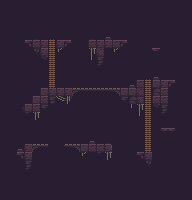

The image is a tile-based game level rendered from a .tmx file. Its description and complete source (layers, tilesets, objects, tile grids) follow:
An orthogonal 24x25 tile map with 8x8 px tiles, 1 tile layer (tilemap) and 32 objects (19x solid, 3x platform, 2x stair, 2x dwarf, potion, ...).

<map version="1.10" tiledversion="1.11.0" orientation="orthogonal" renderorder="right-down" width="24" height="25" tilewidth="8" tileheight="8" infinite="0" backgroundcolor="#291e31" nextlayerid="12" nextobjectid="59">
 <editorsettings>
  <export target="platform.js" format="js" />
 </editorsettings>
 <tileset firstgid="1" name="platformer" tilewidth="8" tileheight="8" tilecount="96" columns="12">
  <image source="../asset/tileset/platformer.png" width="96" height="64" />
  <tile id="24">
   <properties>
    <property name="climb" type="bool" value="true" />
    <property name="top" type="bool" value="true" />
   </properties>
  </tile>
  <tile id="36">
   <properties>
    <property name="climb" type="bool" value="true" />
   </properties>
  </tile>
  <tile id="48">
   <properties>
    <property name="climb" type="bool" value="true" />
   </properties>
  </tile>
 </tileset>
 <layer id="1" name="tilemap" width="24" height="25">
  <data encoding="csv">
0,0,0,0,0,0,0,0,0,0,0,0,0,0,0,0,0,0,0,0,0,0,0,0,
0,0,0,0,0,0,0,0,0,0,0,0,0,0,0,0,0,0,0,0,0,0,0,0,
0,0,0,0,0,0,0,0,0,0,0,0,0,0,0,0,0,0,0,0,0,0,0,0,
0,0,0,0,0,0,0,0,0,0,0,0,0,0,0,0,0,0,0,0,0,0,0,0,
0,0,0,0,52,0,25,0,0,0,0,52,0,50,0,0,0,0,0,0,0,0,0,0,
0,0,0,29,3,4,49,4,2147483677,0,0,3,4,4,3,2147483677,0,0,0,0,0,0,0,0,
0,0,0,0,53,4,49,28,0,0,0,38,16,0,28,0,0,0,0,40,0,0,0,0,
0,0,0,0,0,65,49,0,0,0,0,39,54,0,0,0,0,0,0,0,0,0,0,0,
0,0,0,0,0,0,49,0,0,0,0,0,66,0,0,0,0,0,0,0,0,0,0,0,
0,0,0,0,0,0,49,0,0,0,0,0,0,0,0,0,0,0,25,50,0,0,0,0,
0,0,0,0,0,0,49,0,0,0,0,0,0,0,0,0,50,3,49,2,4,2147483677,0,0,
0,0,0,0,0,2,4,4,4,13,14,14,14,14,15,2,2,16,49,18,3,56,0,0,
0,0,0,0,2,3,54,26,27,0,0,0,0,0,0,17,18,6,49,3,3,44,0,0,
0,0,55,2,3,17,0,0,0,0,0,0,0,0,0,0,39,38,49,65,54,0,0,0,
0,0,0,66,38,0,0,0,0,0,0,0,0,0,0,0,0,39,49,0,66,0,0,0,
0,0,0,0,0,0,0,0,0,0,0,0,0,0,0,0,0,0,49,0,0,0,0,0,
0,0,0,0,0,0,0,0,0,0,0,0,0,0,0,0,0,0,49,0,41,2147483689,0,0,
0,0,0,0,0,0,0,0,0,0,0,50,0,52,0,0,0,0,49,0,0,0,0,0,
0,0,50,4,13,14,0,0,14,15,2,3,3,5,0,0,0,0,49,0,0,0,0,0,
0,0,29,4,0,0,0,0,0,0,28,0,66,38,0,0,0,29,4,56,0,0,0,0,
0,0,0,54,0,0,0,0,0,0,0,0,0,0,0,0,0,0,53,0,0,0,0,0,
0,0,0,66,0,0,0,0,0,0,0,0,0,0,0,0,0,0,0,0,0,0,0,0,
0,0,0,0,0,0,0,0,0,0,0,0,0,0,0,0,0,0,0,0,0,0,0,0,
0,0,0,0,0,0,0,0,0,0,0,0,0,0,0,0,0,0,0,0,0,0,0,0,
0,0,0,0,0,0,0,0,0,0,0,0,0,0,0,0,0,0,0,0,0,0,0,0
</data>
 </layer>
 <objectgroup id="2" name="collisions">
  <properties>
   <property name="collidable" type="bool" value="true" />
  </properties>
  <object id="1" type="solid" x="80" y="144" width="32" height="8">
   <properties>
    <property name="collidable" type="bool" value="true" />
   </properties>
  </object>
  <object id="2" type="solid" x="24" y="144" width="8" height="16">
   <properties>
    <property name="collidable" type="bool" value="true" />
   </properties>
  </object>
  <object id="3" type="solid" x="16" y="152" width="8" height="8">
   <properties>
    <property name="collidable" type="bool" value="true" />
   </properties>
  </object>
  <object id="13" type="solid" x="32" y="40" width="16" height="8">
   <properties>
    <property name="collidable" type="bool" value="true" />
   </properties>
  </object>
  <object id="14" type="solid" x="40" y="48" width="8" height="8">
   <properties>
    <property name="collidable" type="bool" value="true" />
   </properties>
  </object>
  <object id="15" type="solid" x="56" y="40" width="16" height="8">
   <properties>
    <property name="collidable" type="bool" value="true" />
   </properties>
  </object>
  <object id="16" type="solid" x="88" y="40" width="40" height="8">
   <properties>
    <property name="collidable" type="bool" value="true" />
   </properties>
  </object>
  <object id="17" type="solid" x="96" y="48" width="8" height="8">
   <properties>
    <property name="collidable" type="bool" value="true" />
   </properties>
  </object>
  <object id="18" type="solid" x="120" y="88" width="16" height="8">
   <properties>
    <property name="collidable" type="bool" value="true" />
   </properties>
  </object>
  <object id="19" type="solid" x="136" y="80" width="8" height="24">
   <properties>
    <property name="collidable" type="bool" value="true" />
   </properties>
  </object>
  <object id="24" type="solid" x="152" y="80" width="16" height="24">
   <properties>
    <property name="collidable" type="bool" value="true" />
   </properties>
  </object>
  <object id="26" type="solid" x="160" y="128" width="16" height="3">
   <properties>
    <property name="collidable" type="bool" value="true" />
   </properties>
  </object>
  <object id="27" type="solid" x="152" y="48" width="8" height="3">
   <properties>
    <property name="collidable" type="bool" value="true" />
   </properties>
  </object>
  <object id="28" type="solid" x="136" y="152" width="16" height="8">
   <properties>
    <property name="collidable" type="bool" value="true" />
   </properties>
  </object>
  <object id="29" type="solid" x="168" y="80" width="8" height="8">
   <properties>
    <property name="collidable" type="bool" value="true" />
   </properties>
  </object>
  <object id="31" type="solid" x="40" y="88" width="32" height="8">
   <properties>
    <property name="collidable" type="bool" value="true" />
   </properties>
  </object>
  <object id="32" type="solid" x="32" y="96" width="16" height="8">
   <properties>
    <property name="collidable" type="bool" value="true" />
   </properties>
  </object>
  <object id="33" type="solid" x="24" y="104" width="16" height="8">
   <properties>
    <property name="collidable" type="bool" value="true" />
   </properties>
  </object>
  <object id="37" type="solid" x="24" y="40" width="8" height="8">
   <properties>
    <property name="collidable" type="bool" value="true" />
   </properties>
  </object>
 </objectgroup>
 <objectgroup id="7" name="stairs">
  <object id="51" type="stair" x="48" y="39" width="8" height="49">
   <properties>
    <property name="collidable" type="bool" value="true" />
   </properties>
  </object>
  <object id="52" type="stair" x="144" y="79" width="8" height="73">
   <properties>
    <property name="collidable" type="bool" value="true" />
   </properties>
  </object>
 </objectgroup>
 <objectgroup id="3" name="platforms">
  <properties>
   <property name="collidable" type="bool" value="true" />
  </properties>
  <object id="34" type="platform" x="72" y="88" width="48" height="3" />
  <object id="35" type="platform" x="64" y="144" width="16" height="3" />
  <object id="36" type="platform" x="32" y="144" width="16" height="3" />
 </objectgroup>
 <objectgroup id="6" name="entities">
  <object id="43" name="potion_red" type="potion" x="154" y="40" width="4" height="4" />
  <object id="44" name="dwarf_pickaxe" type="dwarf" x="94" y="30" width="4" height="4" />
  <object id="45" name="key_gold" type="key" x="166" y="118" width="4" height="4" />
  <object id="46" name="dwarf" type="dwarf" x="98" y="134" width="4" height="4" />
  <object id="47" name="chest2" type="chest" x="26" y="134" width="4" height="4" />
  <object id="49" name="barbarian" type="barbarian" x="66" y="78" width="4" height="4" />
  <object id="50" name="small_demon" type="small_demon" x="90" y="78" width="4" height="4" />
  <object id="54" name="oldman" type="oldman" x="166" y="70" width="4" height="4" />
 </objectgroup>
</map>